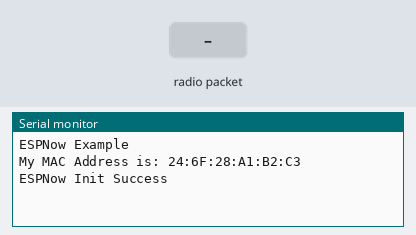
Recording of a sketch running on a simulated ESP32. On the bench: the last lines printed to the serial monitor. The inputs (shaded band) are chosen by the test bench.

Above: at 2.2 s.
2.3 s: radio packet "1" arrives
At 3.5 s:
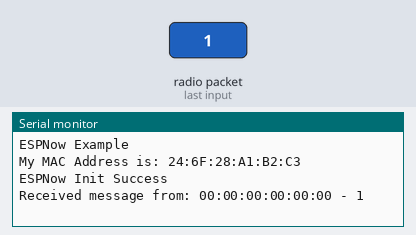
3.8 s: radio packet "0" arrives
At 4.7 s:
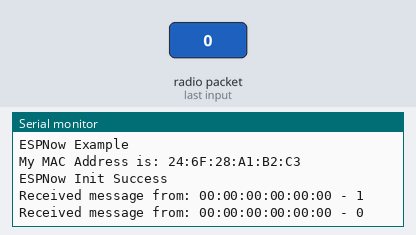
5.3 s: radio packet "2" arrives
At 5.8 s:
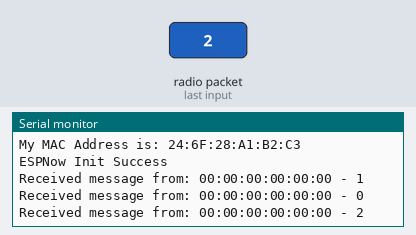

The sketch:

transiever_task_no_ROS.ino
```cpp
//constrict to only use 1 core
#if CONFIG_FREERTOS_UNICORE
static const BaseType_t app_cpu = 0;
#else
static const BaseType_t app_cpu = 1;
#endif

#include <WiFi.h>
#include <esp_now.h>


void task1(void *paramater){

  int led_delay_temp;
  while(1){
    broadcast("im new esp");
    delay(500);
  }

}

void formatMacAddress(const uint8_t *macAddr, char *buffer, int maxLength)
{
  snprintf(buffer, maxLength, "%02x:%02x:%02x:%02x:%02x:%02x", macAddr[0], macAddr[1], macAddr[2], macAddr[3], macAddr[4], macAddr[5]);
}

void receiveCallback(const uint8_t *macAddr, const uint8_t *data, int dataLen)
{
  // only allow a maximum of 250 characters in the message + a null terminating byte
  char buffer[ESP_NOW_MAX_DATA_LEN + 1];
  int msgLen = min(ESP_NOW_MAX_DATA_LEN, dataLen);
  strncpy(buffer, (const char *)data, msgLen);
  // make sure we are null terminated
  buffer[msgLen] = 0;
  // format the mac address
  char macStr[18];
  formatMacAddress(macAddr, macStr, 18);
  // debug log the message to the serial port
  Serial.printf("Received message from: %s - %s\n", macStr, buffer);

}

// callback when data is sent
void sentCallback(const uint8_t *macAddr, esp_now_send_status_t status)
{
  char macStr[18];
  formatMacAddress(macAddr, macStr, 18);

}

void broadcast(const String &message)
{
  // this will broadcast a message to everyone in range
  uint8_t broadcastAddress[] = {0xFF, 0xFF, 0xFF, 0xFF, 0xFF, 0xFF};
  esp_now_peer_info_t peerInfo = {};
  memcpy(&peerInfo.peer_addr, broadcastAddress, 6);
  if (!esp_now_is_peer_exist(broadcastAddress))
  {
    esp_now_add_peer(&peerInfo);
  }
  esp_err_t result = esp_now_send(broadcastAddress, (const uint8_t *)message.c_str(), message.length());


}


static TaskHandle_t task_1 = NULL;


void setup()
{
  Serial.begin(115200);
  delay(1000);


  //Set device in STA mode to begin with
  WiFi.mode(WIFI_STA);
  Serial.println("ESPNow Example");
  // Output my MAC address - useful for later
  Serial.print("My MAC Address is: ");
  Serial.println(WiFi.macAddress());
  // shut down wifi
  WiFi.disconnect();
  // startup ESP Now
  if (esp_now_init() == ESP_OK)
  {
    Serial.println("ESPNow Init Success");
    esp_now_register_recv_cb(receiveCallback);
    esp_now_register_send_cb(sentCallback);
  }
  else
  {
    Serial.println("ESPNow Init Failed");
    delay(3000);
    ESP.restart();
  }

  xTaskCreatePinnedToCore(
    task1,
    "broadcast string",
    4096,
    NULL,
    1,
    &task_1,
    app_cpu);

}

void loop()
{

}
```

Measured:
- after the input at 2.3 s, the serial monitor: prints a new line at once (image 1)
- after the input at 3.8 s, the serial monitor: prints a new line at once (image 2)
- after the input at 5.3 s, the serial monitor: prints a new line at once (image 3)
